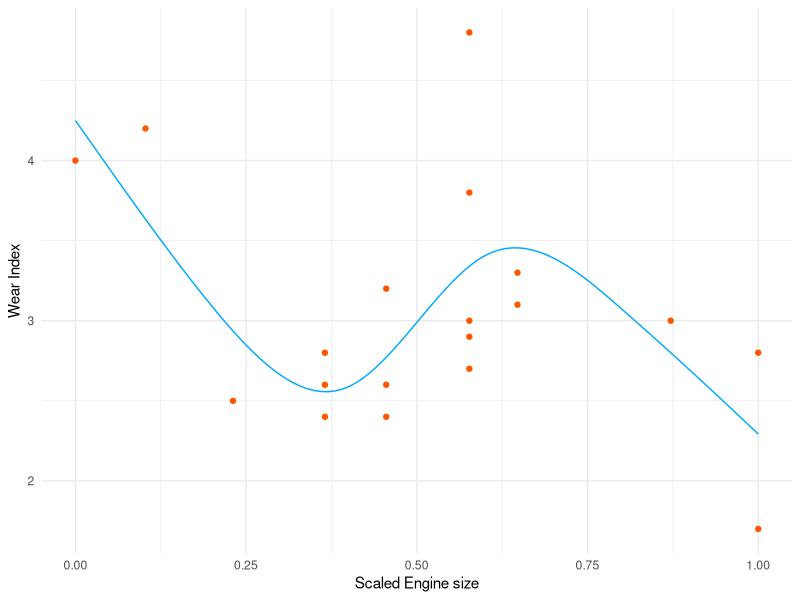
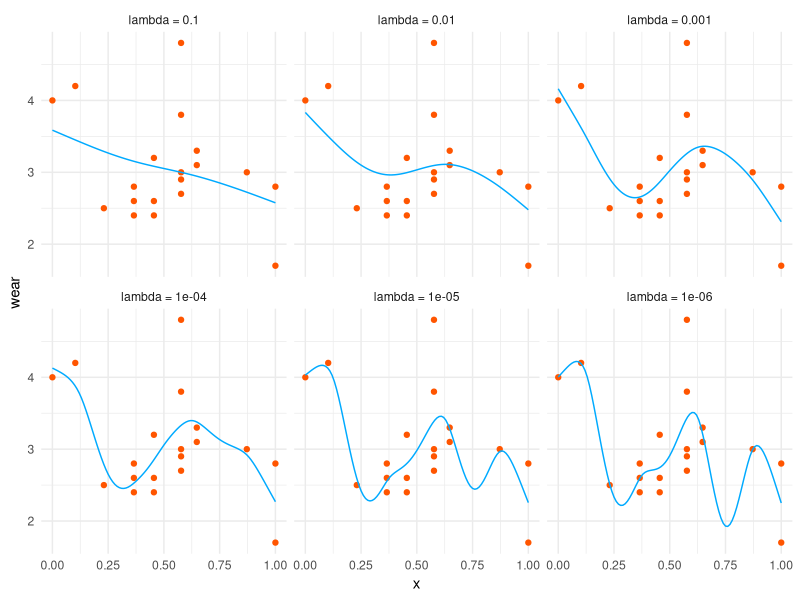

R code for these plots, in order:
################################################################
### Cubic Spline example. See Wood (2006)                    ###
### Generalized Additive Models or my handout at             ###
### https://m-clark.github.io/generalized-additive-models/   ###
################################################################

library(tidyverse) # for processing and plotting

### Create the data
size = c(1.42,1.58,1.78,1.99,1.99,1.99,2.13,2.13,2.13,
         2.32,2.32,2.32,2.32,2.32,2.43,2.43,2.78,2.98,2.98)

wear = c(4.0,4.2,2.5,2.6,2.8,2.4,3.2,2.4,2.6,4.8,2.9,
         3.8,3.0,2.7,3.1,3.3,3.0,2.8,1.7)

x = size - min(size)
x = x / max(x)
d = data.frame(wear, x)

### cubic spline function
rk <- function(x, z) {
  ((z-0.5)^2 - 1/12) * ((x-0.5)^2 - 1/12)/4 -
    ((abs(x-z)-0.5)^4 - (abs(x-z)-0.5)^2/2 + 7/240) / 24
}

### Generate the model matrix
splX <- function(x, knots){
  q = length(knots) + 2                # number of parameters
  n = length(x)                        # number of observations
  X = matrix(1, n, q)                  # initialized model matrix
  X[ ,2]   = x                         # set second column to x
  X[ ,3:q] = outer(x, knots, FUN = rk) # remaining to cubic spline basis
  X
}

splS <- function(knots) {
  q = length(knots) + 2
  S = matrix(0, q, q)                         # initialize matrix
  S[3:q, 3:q] = outer(knots, knots, FUN = rk) # fill in non-zero part
  S
}

### Matrix square root function; Note that there are various packages with their own.
matSqrt <- function(S){
  d  = eigen(S, symmetric=T)
  rS = d$vectors %*% diag(d$values^.5) %*% t(d$vectors)
  rS
}

### Penalized fitting function
prsFit <- function(y, x, knots, lambda){
  q  = length(knots) + 2    # dimension of basis
  n  = length(x)            # number of observations
  Xa = rbind(splX(x, knots), matSqrt(splS(knots))*sqrt(lambda)) # augmented model matrix
  y[(n+1):(n+q)] = 0        # augment the data vector
  
  lm(y ~ Xa - 1) # fit and return penalized regression spline
}


#################
### Example 1 ###
#################

# Unpenalized
knots = 1:4/5
X = splX(x, knots)      # generate model matrix
mod1 = lm(wear ~ X - 1) # fit model

xp = 0:100/100 # x values for prediction
Xp = splX(xp, knots) # prediction matrix


# ggplot

ggplot(aes(x = x, y = wear), data = data.frame(x, wear)) +
  geom_point(color = "#FF5500") +
  geom_line(aes(x = xp, y = Xp %*% coef(mod1)),
            data = data.frame(xp, Xp),
            color = "#00AAFF") +
  labs(x = 'Scaled Engine size', y  = 'Wear Index') +
  theme_minimal()




#################
### Example 2 ###
#################

# Add penalty lambda
knots = 1:7/8
d2 = data.frame(x = xp)

for (i in c(.1, .01, .001, .0001, .00001, .000001)){
  # fit penalized regression
  mod2 = prsFit(
    y = wear,
    x = x,
    knots = knots,
    lambda = i
  ) 
  #spline choosing lambda
  Xp = splX(xp, knots) #matrix to map parameters to fitted values at xp
  LP = Xp %*% coef(mod2)
  d2[, paste0('lambda = ', i)] = LP[, 1]
}

# Examine
# head(d2)

### Visualize via ggplot
d3 = d2 %>%
  pivot_longer(cols = -x,
               names_to  = 'lambda',
               values_to = 'value') %>% 
  mutate(lambda = fct_inorder(lambda))

ggplot(d3) +
  geom_point(aes(x = x, y = wear), col = '#FF5500', data = d) +
  geom_line(aes(x = x, y = value), col = "#00AAFF") +
  facet_wrap(~lambda) +
  theme_minimal()

